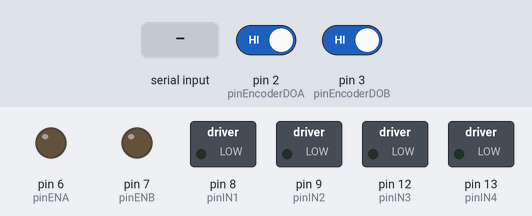
This sketch was run on a simulated Arduino Uno, built with avr-gcc and run on an emulated ATmega328P. On the bench: switched loads named in the sketch (green lamp = pin HIGH), output pins drawn as LEDs (lit = HIGH). The test bench sets the inputs (shaded band); at power-on: pin 2 (pinEncoderDOA) HIGH, pin 3 (pinEncoderDOB) HIGH. What the sketch prints to the serial monitor is not drawn.

Above: at 1.2 s.
1.3 s: "b" received over the second serial link
At 2.2 s:
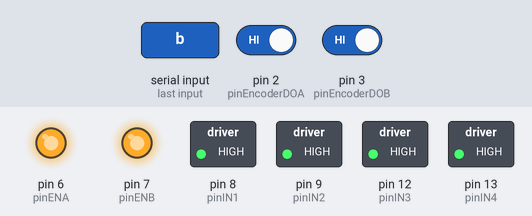
2.8 s: "F90\n" received over the second serial link
At 4.0 s:
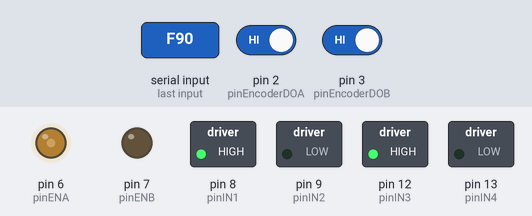
4.3 s: "90,45\n" received over the second serial link
At 5.0 s:
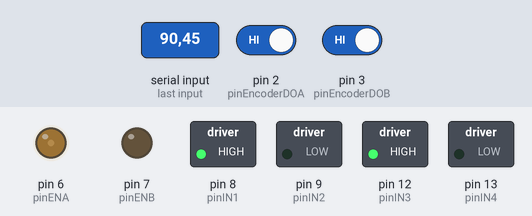
5.8 s: "30,150\n" received over the second serial link
At 6.7 s:
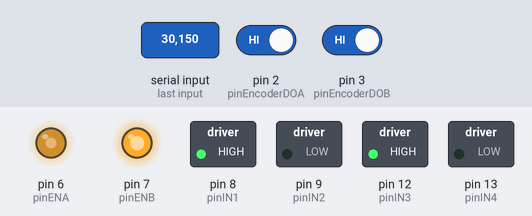
7.3 s: "200\n" received over the second serial link
At 7.9 s:
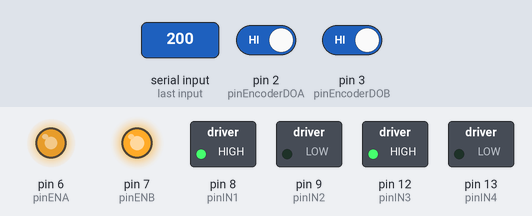
8.8 s: "B90\n" received over the second serial link
At 9.1 s:
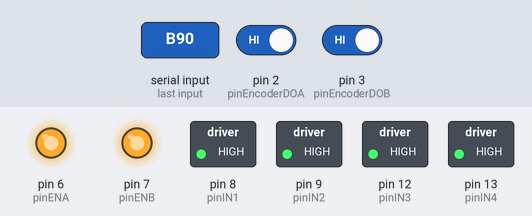
Timing chart, 0 to 11.3 s (numbered marks = the images above; inputs shaded):
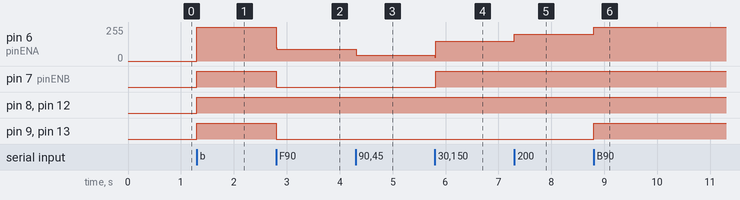

Measured:
- after the input at 1.3 s, pin 6 (pinENA): 0/255 → 255/255 at once; pin 7 (pinENB), pin 8 (pinIN1), pin 9 (pinIN2), pin 12 (pinIN3), pin 13 (pinIN4): LOW → HIGH at once
- after the input at 2.8 s, pin 6 (pinENA): 255/255 → 90/255 at once; pin 7 (pinENB), pin 9 (pinIN2), pin 13 (pinIN4): HIGH → LOW at once
- after the input at 4.3 s, pin 6 (pinENA): 90/255 → 45/255 at once
- after the input at 5.8 s, pin 6 (pinENA): 45/255 → 150/255 at once; pin 7 (pinENB): LOW → HIGH at once
- after the input at 7.3 s, pin 6 (pinENA): 150/255 → 200/255 at once
- after the input at 8.8 s, pin 6 (pinENA): 200/255 → 255/255 at once; pin 9 (pinIN2), pin 13 (pinIN4): LOW → HIGH at once

The sketch:

Teste_Com_Motor_PonteH_SensorVelocidade_v3Bt.ino
```cpp
#include <SoftwareSerial.h>

SoftwareSerial bluetooth(10, 11); // RX (10), TX (11 com divisor)

// Sentido do Carrinho Automático
// -----
// |  0  | -> roda boba
// X     X -> Sensores
// |     |
//[]     [] -> motores
// |_____|

//Motor A (Esquerda)
const int pinENA = 6;  // PWM
const int pinIN1 = 8;
const int pinIN2 = 9;
const int pinEncoderDOA = 2;

//Motor B (Direita)
const int pinENB = 7;  // PWM
const int pinIN3 = 12;
const int pinIN4 = 13;
const int pinEncoderDOB = 3;

const int FUROS_DISCO = 20;
const float DIAMETRO_RODA_MM = 50.5;

int velocidadeAtual = 100;
// 'F' (para frente), 'T' (para trás),
// 'P' (Parada Suave), 'B' (Freio),
// 'D' (para direita), 'E' (para esquerda)
char sentidoAtualMA = 'P';
char sentidoAtualMB = 'P';

volatile unsigned long pulsosNoSegundoMA = 0;
volatile unsigned long pulsosNoSegundoMB = 0;
unsigned long tempoAnterior = 0;

void contarPulsoMA() {
  pulsosNoSegundoMA++;
}

void contarPulsoMB() {
  pulsosNoSegundoMB++;
}

// sentidoAtual = 'F' (para frente), 'T' (para trás),
// 'P' (Parada Suave), 'B' (Freio),
// 'D' (para direita), 'E' (para esquerda)
// Motor = 'A' ou 'B'
void atualizarMotores(char Motor) {
  int pinEN, pinINX, pinINY;
  char sentidoAtual;
  if (Motor == 'B') {
    pinEN = pinENB;
    pinINX = pinIN3;
    pinINY = pinIN4;
    sentidoAtual = sentidoAtualMB;
  }else{
    pinEN = pinENA;
    pinINX = pinIN1;
    pinINY = pinIN2;
    sentidoAtual = sentidoAtualMA;
  }

  if (sentidoAtual == 'F') {
    analogWrite(pinEN, velocidadeAtual);
    digitalWrite(pinINX, HIGH);
    digitalWrite(pinINY, LOW);
  } else if (sentidoAtual == 'T') {
    analogWrite(pinEN, velocidadeAtual);
    digitalWrite(pinINX, LOW);
    digitalWrite(pinINY, HIGH);
  } else if (sentidoAtual == 'B') {
    // FREIO RAPIDO: ENA/ENB no maximo e ambas as entradas em HIGH
    analogWrite(pinEN, 255);
    digitalWrite(pinINX, HIGH);
    digitalWrite(pinINY, HIGH);
  } else {
    // PARADA SUAVE ('P'): entradas em LOW
    analogWrite(pinEN, 0);
    digitalWrite(pinINX, LOW);
    digitalWrite(pinINY, LOW);
  }
}

void setup() {
  Serial.begin(9600);
  bluetooth.begin(9600);
  bluetooth.setTimeout(100);

  pinMode(pinENA, OUTPUT);
  pinMode(pinIN1, OUTPUT);
  pinMode(pinIN2, OUTPUT);
  pinMode(pinEncoderDOA, INPUT);

  pinMode(pinENB, OUTPUT);
  pinMode(pinIN3, OUTPUT);
  pinMode(pinIN4, OUTPUT);
  pinMode(pinEncoderDOB, INPUT);

  attachInterrupt(digitalPinToInterrupt(pinEncoderDOA), contarPulsoMA, RISING);
  attachInterrupt(digitalPinToInterrupt(pinEncoderDOB), contarPulsoMB, RISING);

  atualizarMotores('A');
  atualizarMotores('B');

  Serial.println(F("Sistema pronto com Freio Dinamico!"));
  bluetooth.println(F("Comandos: F, T, P (Suave), B (Freio), ou 0-255"));
}

void loop() {
  // Leitura Bluetooth
  if (bluetooth.available() > 0) {
    char caractere = bluetooth.peek();

    if (isDigit(caractere)) {
      int novaVelocidade = bluetooth.parseInt();
      velocidadeAtual = constrain(novaVelocidade, 0, 255);

      atualizarMotores('A');
      atualizarMotores('B');

      bluetooth.print(F(">> Vel PWM: "));
      bluetooth.println(velocidadeAtual);
    } else {
      char comando = bluetooth.read();

      if (comando == 'F' || comando == 'f') {
        sentidoAtualMA = 'F';
        sentidoAtualMB = 'F';
        atualizarMotores('A');
        atualizarMotores('B');
        bluetooth.println(F(">> FRENTE"));
      } else if (comando == 'T' || comando == 't') {
        sentidoAtualMA = 'T';
        sentidoAtualMB = 'T';
        atualizarMotores('A');
        atualizarMotores('B');
        bluetooth.println(F(">> TRAS"));
      } else if (comando == 'P' || comando == 'p') {
        sentidoAtualMA = 'P';
        sentidoAtualMB = 'P';
        atualizarMotores('A');
        atualizarMotores('B');
        bluetooth.println(F(">> PARADA SUAVE"));
      } else if (comando == 'B' || comando == 'b') {
        sentidoAtualMA = 'B';
        sentidoAtualMB = 'B';
        atualizarMotores('A');
        atualizarMotores('B');
        bluetooth.println(F(">> FREIO ATIVADO!"));
      }
    }
  }

  // Telemetria a cada 1 segundo
  if (millis() - tempoAnterior >= 1000) {
    tempoAnterior = millis();

    noInterrupts();
    unsigned long pulsosMA = pulsosNoSegundoMA;
    unsigned long pulsosMB = pulsosNoSegundoMB;
    pulsosNoSegundoMA = 0;
    pulsosNoSegundoMB = 0;
    interrupts();

    float voltasPorSegundoMA = (float)pulsosMA / FUROS_DISCO;
    float voltasPorSegundoMB = (float)pulsosMB / FUROS_DISCO;
    float rpmMA = voltasPorSegundoMA * 60.0;
    float rpmMB = voltasPorSegundoMB * 60.0;
    float perimetroMetros = (3.14159265 * DIAMETRO_RODA_MM) / 1000.0;
    float velKmPorHoraMA = (voltasPorSegundoMA * perimetroMetros) * 3.6;
    float velKmPorHoraMB = (voltasPorSegundoMB * perimetroMetros) * 3.6;

    bluetooth.print(F("RPM-MA: "));
    bluetooth.print(rpmMA, 1);
    bluetooth.print(F(" - RPM-MB: "));
    bluetooth.print(rpmMB, 1);
    bluetooth.print(F(" | VelMA: "));
    bluetooth.print(velKmPorHoraMA, 2);
    bluetooth.print(F(" km/h"));
    bluetooth.print(F(" | VelMB: "));
    bluetooth.print(velKmPorHoraMB, 2);
    bluetooth.println(F(" km/h"));
  }
}
```
